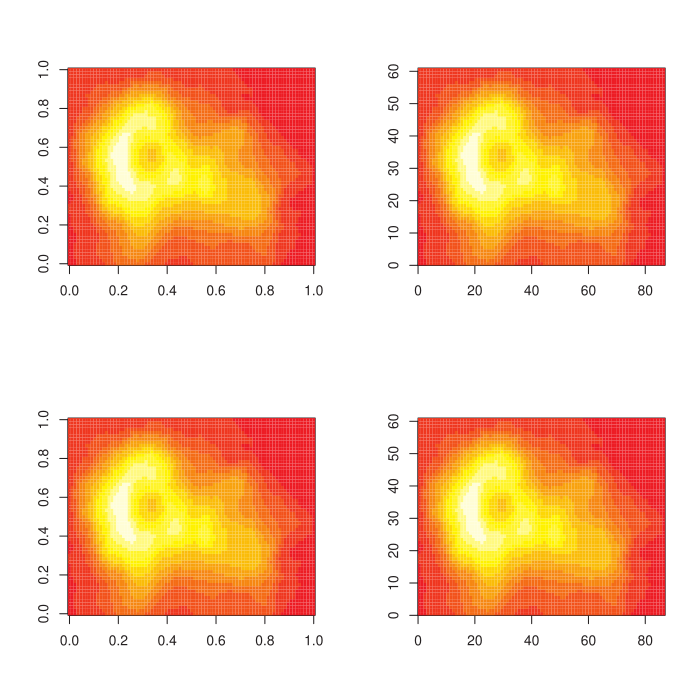

Write the R code that produced this figure.
invisible({
   plutil::mysource(ursa)
   session_grid(NULL)
   data(volcano)
   pdf.start(pdfname())
   par(mfrow=c(2,2))
   image(volcano)
   a <- as.ursa(volcano)
   image(a)
  # plot(a)
   b <- as.array(a,drop=TRUE)
   image(b)
  # b <- as.array(a,drop=!TRUE)
  # image(b[,,1])
   d <- as.matrix(a,coords=TRUE)
   image(d)
   pdf.stop(pdfname())
})
